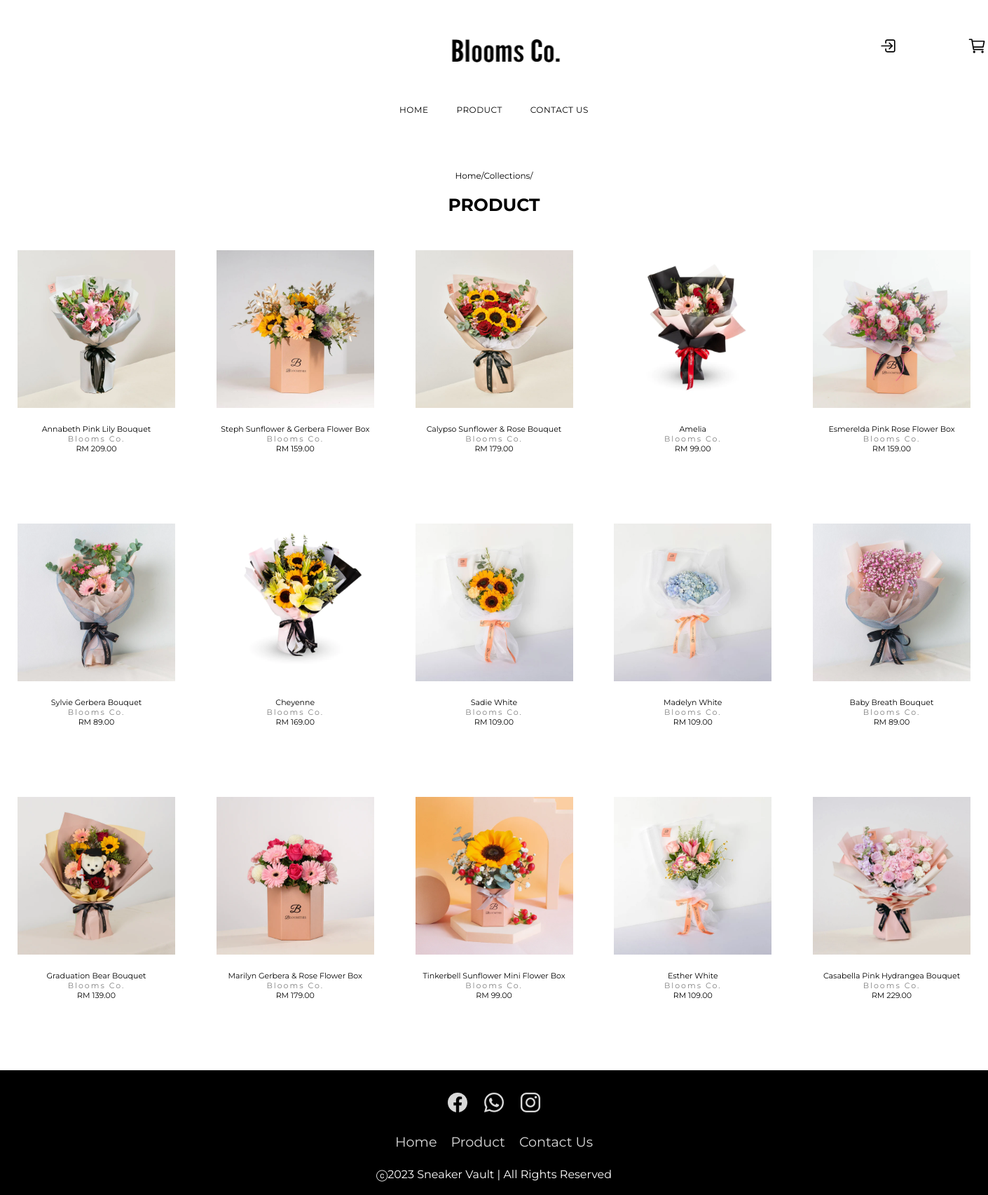
The page /product.php on the database its author committed.
### tables this page shows
CREATE TABLE `products` (
  `product_id` int(11) NOT NULL,
  `product_name` varchar(100) NOT NULL,
  `product_description` varchar(255) NOT NULL,
  `product_price` varchar(100) NOT NULL,
  `product_keywords` varchar(255) NOT NULL,
  `category_id` int(11) NOT NULL,
  `brand_id` int(11) NOT NULL,
  `product_image1` varchar(255) NOT NULL,
  `product_image2` varchar(255) NOT NULL,
  `product_image3` varchar(255) NOT NULL,
  `date` timestamp NOT NULL DEFAULT current_timestamp() ON UPDATE current_timestamp(),
  `status` varchar(100) NOT NULL
);

CREATE TABLE `brands` (
  `brand_id` int(11) NOT NULL,
  `brand_title` varchar(100) NOT NULL
);

### product.php (the view, shortened to what this page needs)
<!DOCTYPE html>
<html>
    <head>
        <link href="../css/style.css" rel="stylesheet" type="text/css"/>
    </head>
    <body>
        <?php
        include './header.php';
        include '../config/connect.php';
        ?>
        <div class="pageContent">
            <p>Home/Collections/</p></br>
            <p class="bold"><b>PRODUCT</b></p>
        </div>
        <div class="product-list-container">
            <div class="product-list">
                <?php
                $select_query = "SELECT p.product_id, p.product_name, p.product_price, p.product_image1, p.category_id, p.brand_id, b.brand_title
    FROM products p
    JOIN brands b ON p.brand_id = b.brand_id
    ORDER BY RAND()";
                $result_query = mysqli_query($con, $select_query);
                while ($row = mysqli_fetch_assoc($result_query)) {
                    $prodID = $row['product_id'];
                    $prodName = $row['product_name'];
                    $prodPrice = $row['product_price'];
                    $prodPic1 = $row['product_image1'];
                    $prodBrand = $row['brand_title'];
                    echo "
        <div class='product'>
            <a href='productDetails.php?product_id=$prodID'>
                <img class='product-list-pic' src='../Admin/product_images/$prodPic1' usemap='#prod$prodID-map'>
            </a>
            <map name='prod$prodID-map'>
                <area href='productDetails.php?product_id=$prodID' coords='0,1,997,999' shape='rect'>
            </map>
            <p class='product-list-name'>$prodName</p>
            <p class='product-list-brand'>$prodBrand</p>
            <p class='product-list-price'>RM $prodPrice</p>
        </div>";
                }
                ?>
            </div>
        </div>
        <?php include './footer.php';
        ?>
    </body>
</html>

### header.php (shortened to what this page needs)
<!DOCTYPE html>
<html>
    <head>
        <link href="../css/style.css" rel="stylesheet" type="text/css"/>
    </head>
    <body>
        <div class="top">
            <a href="#" class="search"><ion-icon name="search-outline"></ion-icon></a>
            <ul><img class="header-pic" src="../images/whitelogo.png" usemap="#home-map">
            </ul>
            <?php
            if (isset($_SESSION['username'])) {
                echo "<a href='logout.php' class='account'><ion-icon name='log-out-outline'></ion-icon></a>";
            } else {
                echo "<a href='login.php' class='account'><ion-icon name='log-in-outline'></ion-icon></a>";
            }
            ?>
            <a href="cart.php" class="cart" name="addcart"><ion-icon name="cart-outline"></ion-icon></a>
        </div>
        <nav>
            <a href="homepage.php">HOME</a>
            <a href="product.php">PRODUCT</a>
            <a href="contact.php">CONTACT US</a>
        </nav>
         </body>
</html>

### footer.php (shortened to what this page needs)
<!DOCTYPE html>
<html>
    <head>
        <link href="../css/style.css" rel="stylesheet" type="text/css"/>
    </head>
    <body>
        <div class="footer">
            <footer style="width: 100%;" >
                <ul class="icon">
                    <li><a href="https://www.facebook.com/lim.chinyi.92/">
                            <ion-icon name="logo-facebook"></ion-icon>
                        </a></li>
                    <li><a href="https://wa.me/0184717829">
                            <ion-icon name="logo-whatsapp"></ion-icon>
                        </a></li>
                    <li><a href="https://instagram.com/sne_akervault?igshid=YmMyMTA2M2Y=">
                            <ion-icon name="logo-instagram"></ion-icon>
                        </a></li>
                </ul>
                <ul class="menu">
                    <li><a href="homepage.php">Home</a></li>
                    <li><a href="product.php">Product</a></li>
                    <li><a href="contact.php">Contact Us</a></li>
                </ul>
                <p>ⓒ2023 Sneaker Vault | All Rights Reserved</p>
        </div>
    </body>
</html>

### css/style.css (style rules this page uses)
*, *:before, *:after { font-family: "Montserrat", sans-serif; padding: 0; margin: 0; box-sizing: border-box; }
body { background-color: white; }
.top { display: flex; align-items: center; justify-content: center; margin-left: 5%; margin-right: 5%; }
.search { color: white; margin-left: 215px; }
.account { font-size: 27px; color: black; margin-left: 350px; }
.cart { font-size: 27px; color: black; margin-left: 100px; }
.header-pic { width: 380px; height: 134.59px; display: inline-block; margin-left: 290px; }
nav { width: 100%; display: flex; align-items: center; justify-content: center; margin: auto; position: relative; }
nav a { position: relative; text-decoration: none; color: black; font-size: 12px; letter-spacing: 0.5px; padding: 10px 20px; }
nav a:after { content: ""; position: absolute; background-color: black; height: 1.5px; width: 0; left: 0; bottom: 5px; transition: 0.5s; justify-content: center; }
.pageContent { width: 100%; text-align: center; margin-top: 50px; }
.pageContent p { font-size: 12px; }
.pageContent .bold { font-size: 25px; }
.product-list-container { width: 1400px; height: auto; margin: auto; }
.product { margin-bottom: 100px; }
.product-list { margin-top: 50px; font-size: 11px; display: flex; justify-content: space-between; flex-wrap: wrap; text-align: center; }
.product-list-pic { width: 225px; height: 225px; margin-bottom: 20px; margin-left: 20px; margin-right: 20px; position: relative; }
.product-list-brand { letter-spacing: 2px; color: grey; }
footer { position: relative; width: 100%; background: black; min-height: 100px; padding: 20px 50px; display: flex; justify-content: center; align-items: center; flex-direction: column; }
footer .icon, footer .menu { position: relative; display: flex; justify-content: center; align-items: center; margin: 10px 0; flex-wrap: wrap; }
footer .icon li, footer .menu li { list-style: none; }
footer .icon li a { font-size: 2em; color: white; margin: 0 10px; display: inline-block; transition: 0.5s; opacity: 0.85; }
footer .menu li a { font-size: 1.2em; color: white; margin: 0 10px; display: inline-block; text-decoration: none; opacity: 0.85; }
footer p { color: white; text-align: center; margin-top: 15px; }

### rows shown on the page
products: product_image1 (picture), product_name "Annabeth Pink Lily Bouquet", brand.brand_title "Blooms Co.", product_price "209.00"
products: product_image1 (picture), product_name "Steph Sunflower & Gerbera Flower Box", brand.brand_title "Blooms Co.", product_price "159.00"
products: product_image1 (picture), product_name "Calypso Sunflower & Rose Bouquet", brand.brand_title "Blooms Co.", product_price "179.00"
products: product_image1 (picture), product_name "Amelia", brand.brand_title "Blooms Co.", product_price "99.00"
products: product_image1 (picture), product_name "Esmerelda Pink Rose Flower Box", brand.brand_title "Blooms Co.", product_price "159.00"
products: product_image1 (picture), product_name "Sylvie Gerbera Bouquet", brand.brand_title "Blooms Co.", product_price "89.00"
products: product_image1 (picture), product_name "Cheyenne", brand.brand_title "Blooms Co.", product_price "169.00"
products: product_image1 (picture), product_name "Sadie White", brand.brand_title "Blooms Co.", product_price "109.00"
products: product_image1 (picture), product_name "Madelyn White", brand.brand_title "Blooms Co.", product_price "109.00"
products: product_image1 (picture), product_name "Baby Breath Bouquet", brand.brand_title "Blooms Co.", product_price "89.00"
products: product_image1 (picture), product_name "Graduation Bear Bouquet", brand.brand_title "Blooms Co.", product_price "139.00"
products: product_image1 (picture), product_name "Marilyn Gerbera & Rose Flower Box", brand.brand_title "Blooms Co.", product_price "179.00"
products: product_image1 (picture), product_name "Tinkerbell Sunflower Mini Flower Box", brand.brand_title "Blooms Co.", product_price "99.00"
products: product_image1 (picture), product_name "Esther White", brand.brand_title "Blooms Co.", product_price "109.00"
products: product_image1 (picture), product_name "Casabella Pink Hydrangea Bouquet", brand.brand_title "Blooms Co.", product_price "229.00"
